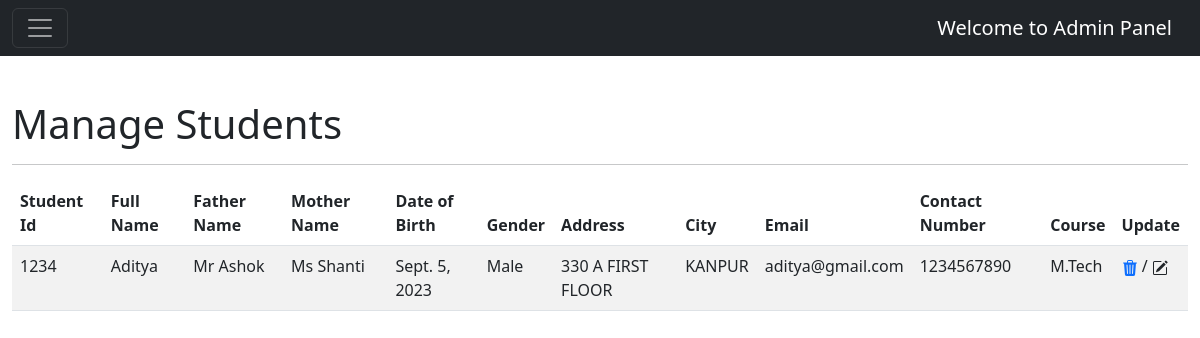
The app's page /admin_panel/manage_students/ with its own data.
### mainapp/models.py (models this page shows, shortened)
class Student(models.Model):
    full_name = models.CharField(max_length=100)
    father_name = models.CharField(max_length=100)
    mother_name = models.CharField(max_length=100)
    gender = models.CharField(max_length=50, default="Male")
    address = models.CharField(max_length=100)
    city = models.CharField(max_length=50)
    email = models.EmailField()
    contact_num = models.IntegerField(default=1234567)
    date_of_birth = models.DateField()
    course = models.CharField(max_length=50)
    stu_id = models.CharField(max_length=50)
    user_name = models.CharField(max_length=50)
    password = models.CharField(max_length=100)

### mainapp/views.py (the view)
# urls.py: path('admin_panel/manage_students/', views.manageStudent, name="manage_students"),
def manageStudent(request):
    all_students = Student.objects.all()
    data = {"students": all_students}
    return render(request, 'admin/manage_students.html', data)

### mainapp/templates/admin/manage_students.html (shortened to what this page needs)
{% extends 'admin/admin_base.html' %}
{% block body %}
<div class="container-fluid w-100" style="margin: 100px 0px;">
    <h1>Manage Students</h1>
    <hr>
    <table class="table table-striped">
        <thead>
            <tr>
                <th>Student Id</th>
                <th>Full Name</th>
                <th>Father Name</th>
                <th>Mother Name</th>
                <th>Date of Birth</th>
                <th>Gender</th>
                <th>Address</th>
                <th>City</th>
                <th>Email</th>
                <th>Contact Number</th>
                <th>Course</th>
                <th>Update</th>
            </tr>
        </thead>
        <tbody>
            {% for student in students %}
            <tr>
                <td>{{student.stu_id}}</td>
                <td>{{student.full_name}}</td>
                <td>{{student.father_name}}</td>
                <td>{{student.mother_name}}</td>
                <td>{{student.date_of_birth}}</td>
                <td>{{student.gender}}</td>
                <td>{{student.address}}</td>
                <td>{{student.city}}</td>
                <td>{{student.email}}</td>
                <td>{{student.contact_num}}</td>
                <td>{{student.course}}</td>
                <td>
                    <a href="{% url 'delete_student' student.id %}" style="text-decoration: none;">
                    </a>
                    /
                    <svg xmlns="http://www.w3.org/2000/svg" width="16" height="16" fill="currentColor"
                        class="bi bi-pencil-square" data-bs-toggle="modal" data-bs-target="#exampleModal{{student.id}}" viewBox="0 0 16 16">
                        <path
                            d="M15.502 1.94a.5.5 0 0 1 0 .706L14.459 3.69l-2-2L13.502.646a.5.5 0 0 1 .707 0l1.293 1.293zm-1.75 2.456-2-2L4.939 9.21a.5.5 0 0 0-.121.196l-.805 2.414a.25.25 0 0 0 .316.316l2.414-.805a.5.5 0 0 0 .196-.12l6.813-6.814z" />
                        <path fill-rule="evenodd"
                            d="M1 13.5A1.5 1.5 0 0 0 2.5 15h11a1.5 1.5 0 0 0 1.5-1.5v-6a.5.5 0 0 0-1 0v6a.5.5 0 0 1-.5.5h-11a.5.5 0 0 1-.5-.5v-11a.5.5 0 0 1 .5-.5H9a.5.5 0 0 0 0-1H2.5A1.5 1.5 0 0 0 1 2.5v11z" />
                    </svg>
                </td>
            </tr>
            {% endfor %}
        </tbody>
    </table>
</div>
{% endblock %}

### mainapp/templates/admin/admin_base.html (shortened to what this page needs)
{% load static %}
<!doctype html>
<html lang="en">
<head>
    <link href="https://cdn.jsdelivr.net/npm/bootstrap@5.2.3/dist/css/bootstrap.min.css" rel="stylesheet"
>
</head>
<body>
    <nav class="navbar navbar-dark bg-dark fixed-top">
        <div class="container-fluid">
            <button class="navbar-toggler" type="button" data-bs-toggle="offcanvas"
                data-bs-target="#offcanvasDarkNavbar" aria-controls="offcanvasDarkNavbar">
                <span class="navbar-toggler-icon"></span>
            </button>
            <a class="navbar-brand" href="#">Welcome to Admin Panel</a>
        </div>
    </nav>
    {% block body %}
    {% endblock %}
</body>

### records on screen
Student: stu_id "1234", full_name "Aditya", father_name "Mr Ashok", mother_name "Ms Shanti", date_of_birth "Sept. 5, 2023", gender "Male", address "330 A FIRST FLOOR", city "KANPUR", email "aditya@gmail.com", contact_num "1234567890", course "M.Tech", {{ student.id }} 1 (drawn)
